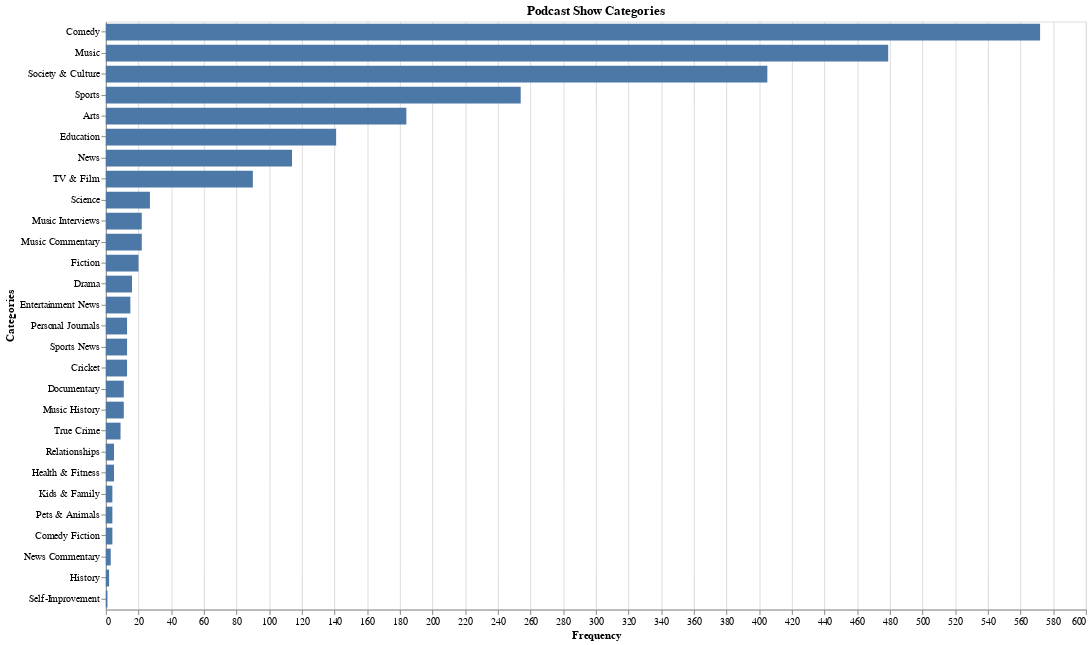

Notebook source saved alongside this figure:
### Code cell
# bar chart

bar_chart3 = alt.Chart(cat_df).mark_bar().encode(
    x=alt.X('Frequency:Q'),  # Quantitative scale for the y-axis
    y=alt.Y('Categories:N').sort('-x')
).configure_scale(
    bandPaddingInner=0.2,
).properties(
    width=1000,
    height=600,
    title='Podcast Show Categories'
).configure_axisY(
    titleAlign='left',  # Align the title to the left
    titleAnchor='end',  # Set the title anchor to the end
    labelAlign='right',  # Align the labels to the right
)

#bar_chart2 = bar_chart2.properties(width=300, height=500)
#bar_chart2.save('publisher_episodes_by_month_bar_chart.json')
bar_chart3

### Figure 1 — Vega-Lite specification as saved in the notebook (floating-point values rounded to 4 significant figures)
{"config": {"view": {"continuousWidth": 300, "continuousHeight": 300}, "scale": {"bandPaddingInner": 0.2}}, "data": {"name": "data-f19cc73400ae17f8614792cafd1d686d"}, "mark": {"type": "bar"}, "encoding": {"x": {"field": "Frequency", "type": "quantitative"}, "y": {"field": "Categories", "sort": "-x", "type": "nominal"}}, "height": 600, "title": "Podcast Show Categories", "width": 1000, "$schema": "https://vega.github.io/schema/vega-lite/v5.15.1.json", "datasets": {"data-f19cc73400ae17f8614792cafd1d686d": [{"Categories": "Comedy", "Frequency": "572"}, {"Categories": "Music", "Frequency": "479"}, {"Categories": "Society & Culture", "Frequency": "405"}, {"Categories": "Sports", "Frequency": "254"}, {"Categories": "Arts", "Frequency": "184"}, {"Categories": "Education", "Frequency": "141"}, {"Categories": "News", "Frequency": "114"}, {"Categories": "TV & Film", "Frequency": "90"}, {"Categories": "Science", "Frequency": "27"}, {"Categories": "Music Interviews", "Frequency": "22"}, {"Categories": "Music Commentary", "Frequency": "22"}, {"Categories": "Fiction", "Frequency": "20"}, {"Categories": "Drama", "Frequency": "16"}, {"Categories": "Entertainment News", "Frequency": "15"}, {"Categories": "Personal Journals", "Frequency": "13"}, {"Categories": "Sports News", "Frequency": "13"}, {"Categories": "Cricket", "Frequency": "13"}, {"Categories": "Documentary", "Frequency": "11"}, {"Categories": "Music History", "Frequency": "11"}, {"Categories": "True Crime", "Frequency": "9"}, {"Categories": "Relationships", "Frequency": "5"}, {"Categories": "Health & Fitness", "Frequency": "5"}, {"Categories": "Kids & Family", "Frequency": "4"}, {"Categories": "Pets & Animals", "Frequency": "4"}, {"Categories": "Comedy Fiction", "Frequency": "4"}, {"Categories": "News Commentary", "Frequency": "3"}, {"Categories": "History", "Frequency": "2"}, {"Categories": "Self-Improvement", "Frequency": "1"}]}}
